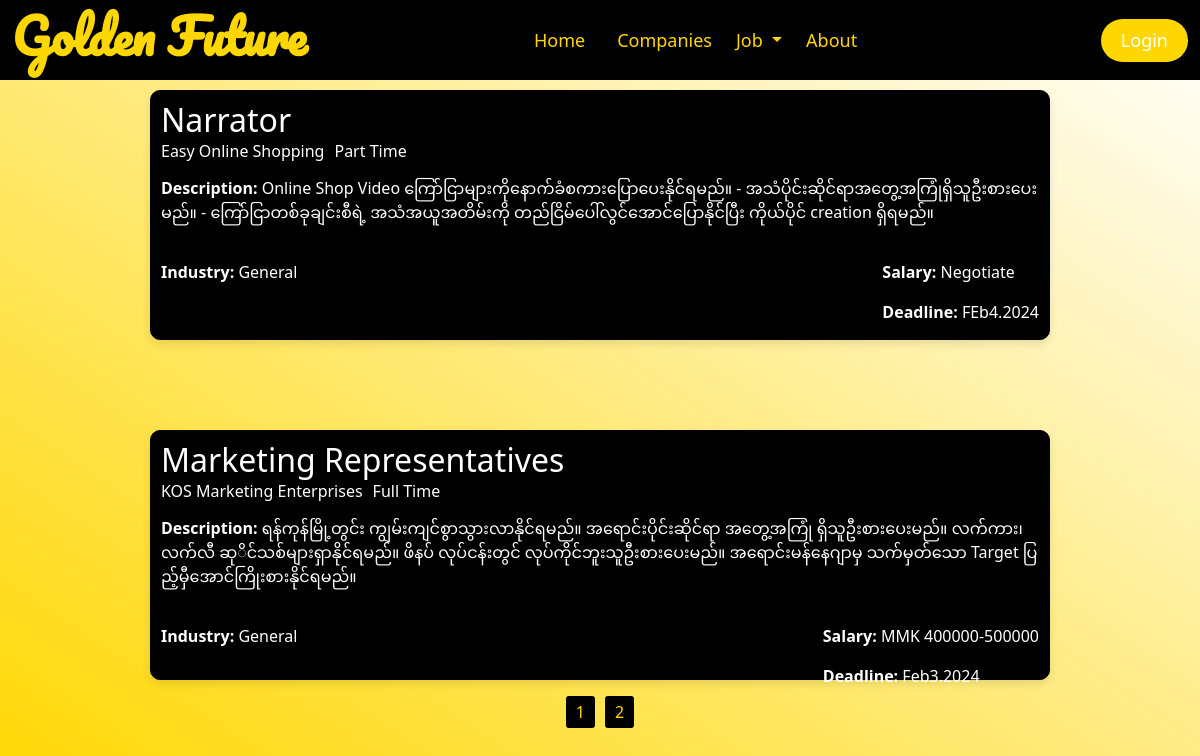
/General.php, run on the app's committed database.
### tables this page shows
CREATE TABLE `job` (
  `job_id` int(11) NOT NULL,
  `job_name` varchar(150) NOT NULL,
  `com_name` varchar(100) NOT NULL,
  `job_type` varchar(100) NOT NULL,
  `description` varchar(255) NOT NULL,
  `requirement` varchar(255) NOT NULL,
  `benefits` varchar(200) NOT NULL,
  `created_at` timestamp NOT NULL DEFAULT current_timestamp() ON UPDATE current_timestamp(),
  `employ_mail` varchar(100) NOT NULL,
  `deadline` varchar(100) NOT NULL,
  `industry` varchar(200) NOT NULL,
  `salary` varchar(100) NOT NULL
);

### General.php (the view, shortened to what this page needs)
<?php
$servername = "localhost";
$username = "root";
$password = "";
$dbname = "jobsearch";
$conn = new mysqli($servername, $username, $password, $dbname);
$industry = "General";
include 'header.php';
$results_per_page = 2;
$page = isset($_GET['page']) ? $_GET['page'] : 1;
$offset = ($page - 1) * $results_per_page;
$sql = "SELECT * FROM job WHERE industry = '$industry' LIMIT $offset, $results_per_page";
$result = $conn->query($sql);
if ($result->num_rows > 0) {
    while ($row = $result->fetch_assoc()) {
        echo '<a href="jobdetail.php?job_id=' . $row['job_id'] . '" style="text-decoration: none; color: inherit;">';
        echo '<div style="height: 90px;"></div>';
        echo '<div style="width: 75%; margin-right: auto; margin-left: auto; border: 1px solid #000; background-color: #000; color: white; border-radius: 10px; box-shadow: 0 4px 8px rgba(0, 0, 0, 0.1); height: 250px; cursor: pointer;">';
        echo '<div style="height: 75px; padding: 10px;">';
        echo '<h2 style="margin: 0;">' . $row['job_name'] . '</h2>';
        echo '<span style="margin-right: 10px;">' . $row['com_name'] . '</span>';
        echo '<span>' . $row['job_type'] . '</span>';
        echo '</div>';
        echo '<div style="padding: 10px;">';
        echo '<p><strong>Description:</strong> ' . $row['description'] . '</p>';
        echo '</div>';
        echo '<div style="padding: 10px; display: flex; justify-content: space-between;">';
        echo '<div>';
        echo '<p><strong>Industry:</strong> ' . $row['industry'] . '</p>';
        echo '</div>';
        echo '<div>';
        echo '<p><strong>Salary:</strong> ' . $row['salary'] . '</p>';
        echo '<p><strong>Deadline:</strong> ' . $row['deadline'] . '</p>';
        echo '</div>';
        echo '</div>';
        echo '</div>';
        echo '</a>';
    }
    $sql_count = "SELECT COUNT(*) as count FROM job WHERE industry = '$industry'";
    $result_count = $conn->query($sql_count);
    $row_count = $result_count->fetch_assoc();
    $total_pages = ceil($row_count['count'] / $results_per_page);
    echo '<div style="margin-top: 20px; text-align: center;">';
    for ($i = 1; $i <= $total_pages; $i++) {
        echo '<a style="margin: 5px; padding: 5px 10px; background-color: black; color: gold; text-decoration: none; border-radius: 3px;" href="?page=' . $i . '">' . $i . '</a>';
    }
    echo '</div>';
} else {
    echo "No jobs found for the selected industry.";
}

### header.css (style rules this page uses)
body { width: 100%; height: 100vh!important; background: linear-gradient(to left bottom,white,gold); }

### data on the page
job: job_name "Narrator", com_name "Easy Online Shopping", job_type "Part Time", description "Online Shop Video ကြော်ငြာများကိုနောက်ခံစကားပြောပေးနိုင်ရမည်။ - အသံပိုင်းဆိုင်ရာအတွေ့အကြုံရှိသူဦးစားပေးမည်။ - ကြော်ငြာတစ်ခုချင်းစီရဲ့ အသံအယူအတိမ်းကို တည်ငြိမ်ပေါ်လွင်အောင်ပြောနိုင်ပြီး ကိုယ်ပိုင် creation ရှိရမည်။", industry "General", salary "Negotiate", deadline "FEb4.2024"
job: job_name "Marketing Representatives", com_name "KOS Marketing Enterprises", job_type "Full Time", description "ရန်ကုန်မြို့တွင်း ကျွမ်းကျင်စွာသွားလာနိုင်ရမည်။ အရောင်းပိုင်းဆိုင်ရာ အတွေ့အကြုံ ရှိသူဦးစားပေးမည်။ လက်ကား၊ လက်လီ ဆုိင်သစ်များရှာနိုင်ရမည်။ ဖိနပ် လုပ်ငန်းတွင် လုပ်ကိုင်ဘူးသူဦးစားပေးမည်။ အရောင်းမန်နေဂျာမှ သက်မှတ်သော Target ပြည့်မှီအောင်ကြိုးစားနိုင်ရမည်။", industry "General", salary "MMK 400000-500000", deadline "Feb3.2024"
